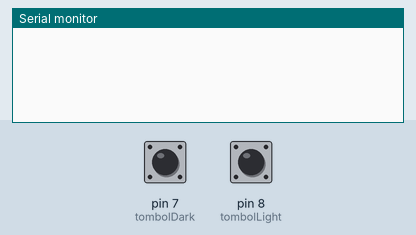
A sketch run on a simulated Arduino Uno, built with avr-gcc and run on an emulated ATmega328P. Shown: the last lines printed to the serial monitor. The inputs (shaded band) are chosen by the test bench; at power-on: pin 7 (tombolDark) LOW, pin 8 (tombolLight) LOW.

Above: at 1.2 s.
1.3 s: pin 7 (tombolDark) pulled HIGH for 0.15 s
At 2.2 s:
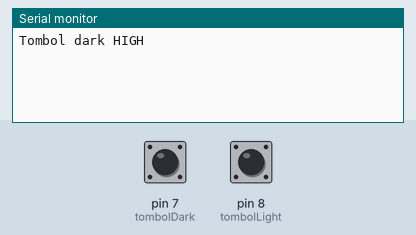
2.9 s: pin 8 (tombolLight) pulled HIGH for 1 s
At 3.7 s:
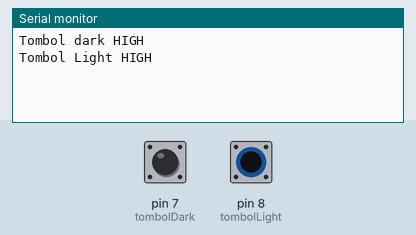

The sketch:

sketch_jul09a.ino
```cpp
#define tombolDark 7 // kuning
#define tombolLight 8 // biru

void setup() {
Serial.begin(9600);
}

void loop(){

int tombolDarkDitekan = digitalRead(tombolDark);
int tombolLightDitekan = digitalRead(tombolLight);

if(tombolDarkDitekan == HIGH){
  Serial.println("Tombol dark HIGH");

  delay(2000);

}

if(tombolLightDitekan == HIGH){
  Serial.println("Tombol Light HIGH");

  delay(2000);

}


}
```

Measured:
- after the input at 1.3 s, the serial monitor: prints a new line at once (image 1)
- after the input at 2.9 s, the serial monitor: prints a new line after 0.40 s (image 2)
